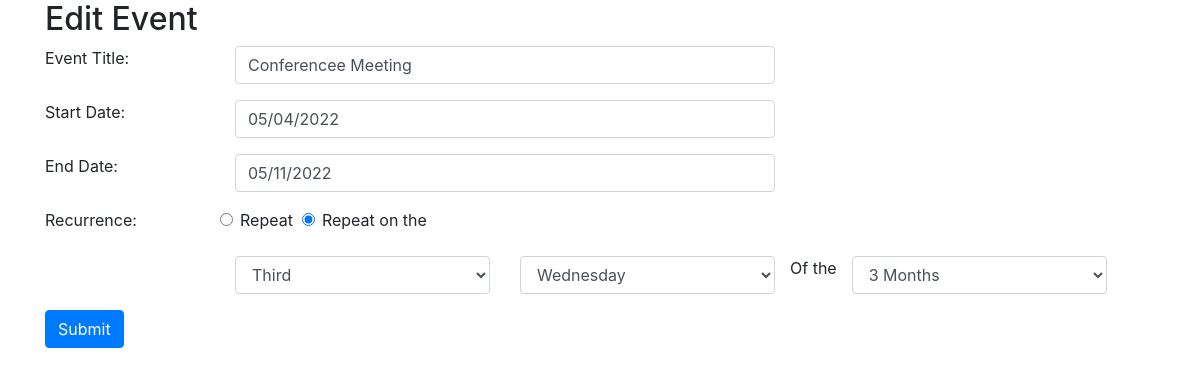
Screenshot of /edit-event/1 with the database file from the repository.
### tables this page shows
CREATE TABLE `event` (
  `id` int(11) NOT NULL,
  `event_title` varchar(30) NOT NULL,
  `start_date` date NOT NULL,
  `end_date` date NOT NULL,
  `recurrence_type` tinyint(1) NOT NULL DEFAULT 0 COMMENT '0=Repeat, 1=Repeat on the',
  `repeats` enum('Every','Every Other','Every Third','Every Fourth') NOT NULL,
  `repeat_every` enum('Day','Week','Month','Year') NOT NULL,
  `repeat_occur` enum('First','Second','Third','Fourth') NOT NULL,
  `repeat_week` enum('Sunday','Monday','Tuesday','Wednesday','Thursday','Friday','Saturday') NOT NULL,
  `repeat_month` enum('Month','3 Months','4 Months','6 Months','Year') NOT NULL,
  `created` datetime NOT NULL,
  `modified` datetime NOT NULL
);

### application/controllers/Event.php (called while the page is built, shortened)
<?php
class Event extends CI_Controller {
	function __construct() {
		$this->load->model('Common_model');
	}
	public function edit_event($eventId)
	{
		$data['title'] = 'Edit Event';
		$data['record'] = $this->Common_model->getRecords('event','*',array('id'=>$eventId),true);
		$this->load->view('include/header',$data);
		$this->load->view('add_event');
		$this->load->view('include/footer');
	}
}

### index.php (called while the page is built, shortened)
<?php
require_once BASEPATH.'core/CodeIgniter.php';

### application/models/Common_model.php (called while the page is built, shortened)
<?php
class Common_model extends CI_Model {
	public function getRecords($table,$fields="",$condition="",$singleRow=false)
	{
		if ($fields != "") {
			$this->db->select($fields);
		}
		if ($condition != "") {
			$rs = $this->db->get_where($table,$condition);
		} else {
			$rs = $this->db->get($table);
		}
		if ($singleRow) {
			return $rs->row_array();
		}
		return $rs->result_array();
	}
}

### application/views/add_event.php (the view, shortened to what this page needs)
	<form action="" class="" method="post" data-parsley-validate>
		<div class="row">
			<div class="form-group col-md-2">
				<label for="event_title">Event Title: </label>
			</div>
			<div class="form-group col-md-6">
				<input type="text" class="form-control" id="event_title" value="<?php echo isset($record['event_title'])?$record['event_title']:''; ?>" name="event_title">
			</div>
		</div>
		<div class="input-daterange" id="datepicker">
			<div class="row">
				<div class="form-group col-md-2">
					<label for="start_date">Start Date: </label>
				</div>
				<div class="form-group col-md-6">
					<input type="text" class="form-control" id="start_date" name="start_date" value="<?php echo isset($record['start_date'])?date('m/d/Y',strtotime($record['start_date'])):''; ?>" required data-parsley-required data-parsley-required-message="Please select start date .">
				</div>
			</div>
			<div class="row">
				<div class="form-group col-md-2">
					<label for="end_date">End Date: </label>
				</div>
				<div class="form-group col-md-6">
					<input type="text" class="form-control" id="end_date" name="end_date" value="<?php echo isset($record['end_date'])?date('m/d/Y',strtotime($record['end_date'])):''; ?>" required data-parsley-required data-parsley-required-message="Please select end date .">
				</div>
			</div>
		</div>
		<div class="row">
			<div class="form-group col-md-2">
				<label for="">Recurrence: </label>
			</div>
			<div class="form-check">
				<label class="form-check-label" for="radio1">
					<input type="radio" class="form-check-input" id="radio1" data-parsley-required name="recurrence_type" <?php echo (isset($record['recurrence_type']) && $record['recurrence_type']==0)?'checked':''; ?> value="0">Repeat
				</label>
			</div>&nbsp;&nbsp;
			<div class="form-check">
				<label class="form-check-label" for="radio2">
				<input type="radio" class="form-check-input" id="radio2" data-parsley-required name="recurrence_type" <?php echo (isset($record['recurrence_type']) && $record['recurrence_type']==1)?'checked':''; ?> value="1">Repeat on the
				</label>
			</div>
		</div>
		<div class="row">
			<div class="form-group col-md-2">
				<label for="">&nbsp;&nbsp; </label>
			</div>
			<div class="form-group col-md-3 occurrence-show" style="display:<?php echo (isset($record['recurrence_type']) && $record['recurrence_type']==1)?'block':'none'; ?>;">
				<select class="form-control" id="repeat_occur" name="repeat_occur">
					<option value="Third" <?php echo (isset($record['repeat_occur']) && $record['repeat_occur']=='Third')?'selected':''; ?>>Third</option>
				</select>
			</div>
			<div class="form-group col-md-3 occurrence-show" style="display:<?php echo (isset($record['recurrence_type']) && $record['recurrence_type']==1)?'block':'none'; ?>;">
				<select class="form-control" id="repeat_week" name="repeat_week">
					<option value="Wednesday" <?php echo (isset($record['repeat_week']) && $record['repeat_week']=='Wednesday')?'selected':''; ?>>Wednesday</option>
				</select>
			</div> <span class="occurrence-show" style="display:<?php echo (isset($record['recurrence_type']) && $record['recurrence_type']==1)?'block':'none'; ?>;">Of the</span>
			<div class="form-group col-md-3 occurrence-show" style="display:<?php echo (isset($record['recurrence_type']) && $record['recurrence_type']==1)?'block':'none'; ?>;">
				<select class="form-control" id="repeat_month" name="repeat_month">
					<option value="3 Months" <?php echo (isset($record['repeat_month']) && $record['repeat_month']=='3 Months')?'selected':'';?>>3 Months</option>
				</select>
			</div>
		</div>
		<button type="submit" class="btn btn-primary">Submit</button>
	</form>
</div>

### rows the page displays
event: event_title "Conferencee Meeting", start_date "05/04/2022", end_date "05/11/2022", recurrence_type "☐ Repeat", recurrence_type "☑ Repeat on the", repeat_occur "Third", repeat_week "Wednesday", repeat_month "3 Months"

### other values shown
$title "Edit Event"
